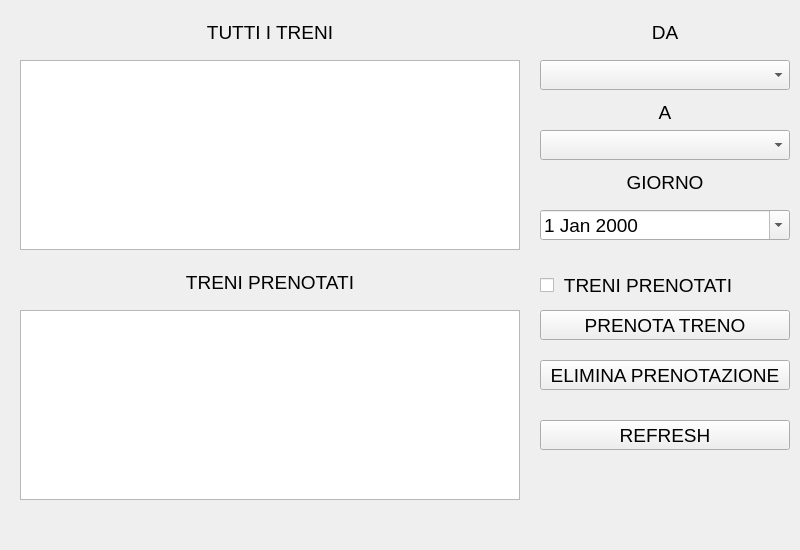
<?xml version="1.0" encoding="UTF-8"?>
<ui version="4.0">
 <class>MainWindow</class>
 <widget class="QMainWindow" name="MainWindow">
  <property name="geometry">
   <rect>
    <x>0</x>
    <y>0</y>
    <width>800</width>
    <height>550</height>
   </rect>
  </property>
  <property name="windowTitle">
   <string>MainWindow</string>
  </property>
  <widget class="QWidget" name="centralwidget">
   <widget class="QComboBox" name="comboBox">
    <property name="geometry">
     <rect>
      <x>540</x>
      <y>60</y>
      <width>250</width>
      <height>30</height>
     </rect>
    </property>
   </widget>
   <widget class="QComboBox" name="comboBox_2">
    <property name="geometry">
     <rect>
      <x>540</x>
      <y>130</y>
      <width>250</width>
      <height>30</height>
     </rect>
    </property>
   </widget>
   <widget class="QLabel" name="label">
    <property name="geometry">
     <rect>
      <x>540</x>
      <y>20</y>
      <width>250</width>
      <height>25</height>
     </rect>
    </property>
    <property name="font">
     <font>
      <pointsize>14</pointsize>
     </font>
    </property>
    <property name="text">
     <string>DA</string>
    </property>
    <property name="alignment">
     <set>Qt::AlignCenter</set>
    </property>
   </widget>
   <widget class="QLabel" name="label_2">
    <property name="geometry">
     <rect>
      <x>540</x>
      <y>100</y>
      <width>250</width>
      <height>25</height>
     </rect>
    </property>
    <property name="font">
     <font>
      <pointsize>14</pointsize>
     </font>
    </property>
    <property name="text">
     <string>A</string>
    </property>
    <property name="alignment">
     <set>Qt::AlignCenter</set>
    </property>
   </widget>
   <widget class="QLabel" name="label_3">
    <property name="geometry">
     <rect>
      <x>540</x>
      <y>170</y>
      <width>250</width>
      <height>25</height>
     </rect>
    </property>
    <property name="font">
     <font>
      <pointsize>14</pointsize>
     </font>
    </property>
    <property name="text">
     <string>GIORNO</string>
    </property>
    <property name="alignment">
     <set>Qt::AlignCenter</set>
    </property>
   </widget>
   <widget class="QDateEdit" name="dateEdit">
    <property name="geometry">
     <rect>
      <x>540</x>
      <y>210</y>
      <width>250</width>
      <height>30</height>
     </rect>
    </property>
    <property name="font">
     <font>
      <pointsize>14</pointsize>
     </font>
    </property>
    <property name="dateTime">
     <datetime>
      <hour>0</hour>
      <minute>0</minute>
      <second>0</second>
      <year>2000</year>
      <month>1</month>
      <day>1</day>
     </datetime>
    </property>
    <property name="calendarPopup">
     <bool>true</bool>
    </property>
   </widget>
   <widget class="QPushButton" name="pushButton">
    <property name="geometry">
     <rect>
      <x>540</x>
      <y>310</y>
      <width>250</width>
      <height>30</height>
     </rect>
    </property>
    <property name="font">
     <font>
      <pointsize>14</pointsize>
     </font>
    </property>
    <property name="text">
     <string>PRENOTA TRENO</string>
    </property>
   </widget>
   <widget class="QPushButton" name="pushButton_2">
    <property name="geometry">
     <rect>
      <x>540</x>
      <y>360</y>
      <width>250</width>
      <height>30</height>
     </rect>
    </property>
    <property name="font">
     <font>
      <pointsize>14</pointsize>
     </font>
    </property>
    <property name="text">
     <string>ELIMINA PRENOTAZIONE</string>
    </property>
   </widget>
   <widget class="QCheckBox" name="checkBox">
    <property name="geometry">
     <rect>
      <x>540</x>
      <y>270</y>
      <width>240</width>
      <height>30</height>
     </rect>
    </property>
    <property name="font">
     <font>
      <pointsize>14</pointsize>
     </font>
    </property>
    <property name="text">
     <string> TRENI PRENOTATI</string>
    </property>
   </widget>
   <widget class="QLabel" name="label_4">
    <property name="geometry">
     <rect>
      <x>20</x>
      <y>20</y>
      <width>500</width>
      <height>25</height>
     </rect>
    </property>
    <property name="font">
     <font>
      <pointsize>14</pointsize>
     </font>
    </property>
    <property name="text">
     <string>TUTTI I TRENI</string>
    </property>
    <property name="alignment">
     <set>Qt::AlignCenter</set>
    </property>
   </widget>
   <widget class="QLabel" name="label_5">
    <property name="geometry">
     <rect>
      <x>20</x>
      <y>270</y>
      <width>500</width>
      <height>25</height>
     </rect>
    </property>
    <property name="font">
     <font>
      <pointsize>14</pointsize>
     </font>
    </property>
    <property name="text">
     <string>TRENI PRENOTATI</string>
    </property>
    <property name="alignment">
     <set>Qt::AlignCenter</set>
    </property>
   </widget>
   <widget class="QPushButton" name="pushButton_3">
    <property name="geometry">
     <rect>
      <x>540</x>
      <y>420</y>
      <width>250</width>
      <height>30</height>
     </rect>
    </property>
    <property name="font">
     <font>
      <pointsize>14</pointsize>
     </font>
    </property>
    <property name="text">
     <string>REFRESH</string>
    </property>
   </widget>
   <widget class="QTableWidget" name="tableWidget">
    <property name="geometry">
     <rect>
      <x>20</x>
      <y>60</y>
      <width>500</width>
      <height>190</height>
     </rect>
    </property>
   </widget>
   <widget class="QTableWidget" name="tableWidget_2">
    <property name="geometry">
     <rect>
      <x>20</x>
      <y>310</y>
      <width>500</width>
      <height>190</height>
     </rect>
    </property>
   </widget>
  </widget>
 </widget>
 <resources/>
 <connections/>
</ui>
